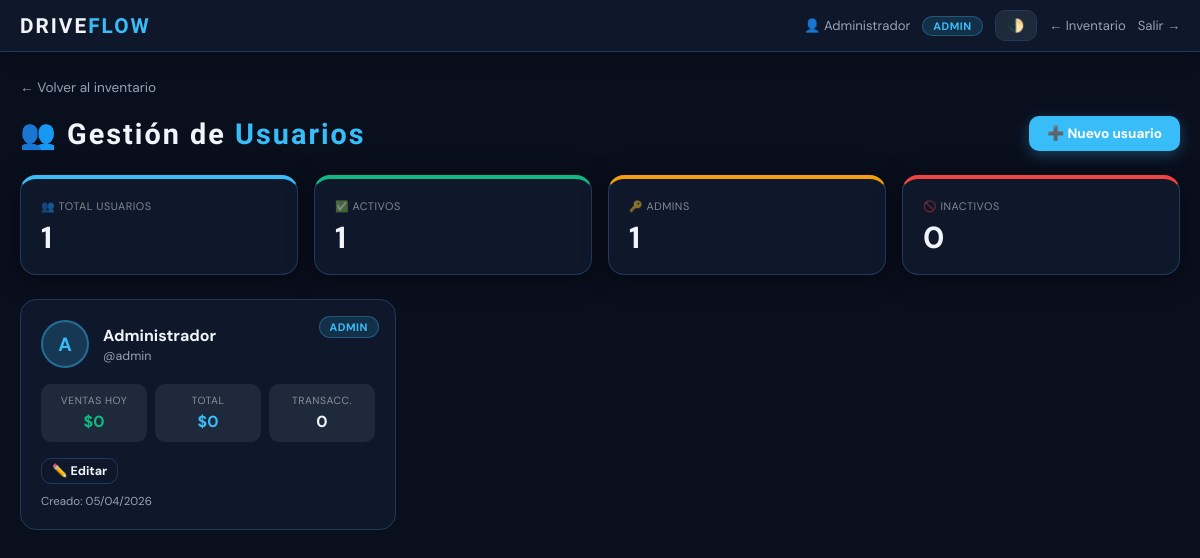
Page /usuarios (signed in) on the earlier database version.
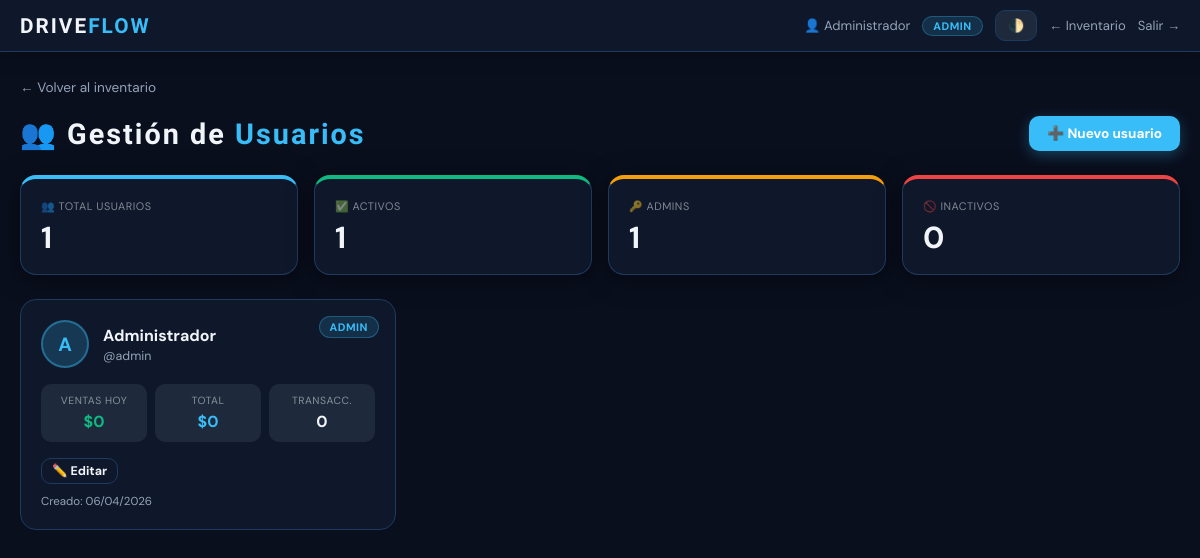
Same page on the later database version.
### models.py (models this page shows, shortened)
class Usuario(db.Model):
    __tablename__ = 'usuario'
    id            = db.Column(db.Integer, primary_key=True)
    username      = db.Column(db.String(50), nullable=False, unique=True)
    password_hash = db.Column(db.String(256), nullable=False)
    nombre        = db.Column(db.String(100), default='')
    rol           = db.Column(db.String(20), default='vendedor')  # admin|supervisor|cajero|vendedor
    activo        = db.Column(db.Boolean, default=True)
    creado_en     = db.Column(db.DateTime, default=datetime.utcnow)
    ventas        = db.relationship('Venta', backref='usuario', lazy=True, foreign_keys='Venta.usuario_id')

### routes/usuarios.py (the view)
@usuarios_bp.route('/usuarios')
@admin_required
def lista():
    usuarios = Usuario.query.order_by(Usuario.creado_en.desc()).all()
    hoy = datetime.utcnow().date()
    stats = {}
    for u in usuarios:
        ventas_hoy   = Venta.query.filter(Venta.usuario_id == u.id, func.date(Venta.fecha) == hoy).all()
        total_hoy    = sum(v.total_venta for v in ventas_hoy)
        total_global = db.session.query(func.sum(Venta.total_venta)).filter(Venta.usuario_id == u.id).scalar() or 0
        total_ventas = Venta.query.filter(Venta.usuario_id == u.id).count()
        stats[u.id] = {'hoy': total_hoy, 'global': total_global, 'cant': total_ventas}
    return render_template('usuarios.html', usuarios=usuarios, stats=stats)

### routes/usuarios.py (called while the page is built)
def admin_required(f):
    from functools import wraps
    @wraps(f)
    def wrap(*a, **kw):
        if session.get('user_rol') != 'admin':
            flash('⛔ Solo administradores pueden acceder.', 'danger')
            return redirect(url_for('inventario.inicio'))
        return f(*a, **kw)
    return wrap

### templates/usuarios.html (shortened to what this page needs)
<!DOCTYPE html>
<html lang="es">
<head>
    <link rel="stylesheet" href="{{ url_for('static', filename='css/main.css') }}">
</head>
<body>
<nav class="topbar">
    <div class="topbar-left">
        <span class="logo-sm">DRIVE<span>FLOW</span></span>
    </div>
    <div class="topbar-right">
        <span class="user-info">👤 {{ session.get('user_nombre') }}</span>
        <span class="rol-badge rol-admin">ADMIN</span>
        <button class="theme-btn" onclick="toggleTheme()">🌓</button>
        <a href="/" class="btn-logout">← Inventario</a>
        <a href="/logout" class="btn-logout">Salir →</a>
    </div>
</nav>
<div class="container">
    <a href="/" class="back-link">← Volver al inventario</a>
    <div class="page-header">
        <div class="page-title">👥 Gestión de <span>Usuarios</span></div>
        <button onclick="document.getElementById('modalCrear').classList.add('open')" class="btn btn-primary">
            ➕ Nuevo usuario
        </button>
    </div>
    <div class="kpis" style="margin-bottom:24px">
        <div class="kpi kpi-blue">
            <small>👥 TOTAL USUARIOS</small>
            <strong>{{ usuarios|length }}</strong>
        </div>
        <div class="kpi kpi-green">
            <small>✅ ACTIVOS</small>
            <strong>{{ usuarios|selectattr('activo')|list|length }}</strong>
        </div>
        <div class="kpi kpi-yellow">
            <small>🔑 ADMINS</small>
            <strong>{{ usuarios|selectattr('rol','eq','admin')|list|length }}</strong>
        </div>
        <div class="kpi kpi-red">
            <small>🚫 INACTIVOS</small>
            <strong>{{ usuarios|rejectattr('activo')|list|length }}</strong>
        </div>
    </div>
    <div class="users-grid">
        {% for u in usuarios %}
        <div class="user-card {{ 'inactivo' if not u.activo }}">
            <span class="rol-pill {{ u.rol }}">{{ u.rol.upper() }}</span>
            <div class="user-card__top">
                <div class="avatar {{ u.rol }}">{{ u.nombre[0].upper() if u.nombre else u.username[0].upper() }}</div>
                <div>
                    <div class="user-name">{{ u.nombre or u.username }}</div>
                    <div class="user-username">@{{ u.username }}</div>
                </div>
            </div>
            <div class="user-stats">
                <div class="ustat">
                    <small>Ventas hoy</small>
                    <strong style="color:var(--success)">${{ "{:,.0f}".format(stats[u.id]['hoy']) }}</strong>
                </div>
                <div class="ustat">
                    <small>Total</small>
                    <strong style="color:var(--primary)">${{ "{:,.0f}".format(stats[u.id]['global']) }}</strong>
                </div>
                <div class="ustat">
                    <small>Transacc.</small>
                    <strong>{{ stats[u.id]['cant'] }}</strong>
                </div>
            </div>
            <div class="user-actions">
                <button class="btn btn-outline btn-sm" onclick="abrirEditar(
                    '{{ u.id }}','{{ u.username }}','{{ u.nombre }}','{{ u.rol }}','{{ 1 if u.activo else 0 }}'
                )">✏️ Editar</button>
            </div>
            <div style="margin-top:10px;font-size:.72em;color:var(--muted)">
                Creado: {{ u.creado_en.strftime('%d/%m/%Y') }}
            </div>
        </div>
        {% endfor %}
    </div>
</div>
</body>
</html>

### static/css/main.css (style rules this page uses)
:root { --bg:#0a0f1e;--panel:#0f172a;--panel2:#1e293b; --text:#f1f5f9;--muted:#94a3b8;--border:#1e3a5f; --primary:#38bdf8;--success:#10b981;--danger:#ef4444;--warning:#f59e0b; --r:14px;--sh:0 4px 24px rgba(0,0,0,.5);--t:.25s ease; }
*,*::before,*::after { box-sizing:border-box;margin:0 }
body { background:var(--bg);color:var(--text);font-family:'DM Sans',sans-serif;transition:background var(--t),color var(--t);min-height:100vh;padding-bottom:80px }
.topbar { display:flex;justify-content:space-between;align-items:center;padding:10px 20px;background:var(--panel);border-bottom:1px solid var(--border);position:sticky;top:0;z-index:80;box-shadow:0 2px 20px rgba(0,0,0,.3) }
.topbar-left .logo-sm { font-family:'Rajdhani',sans-serif;font-size:1.3em;font-weight:700;letter-spacing:2px }
.topbar-left .logo-sm span { color:var(--primary) }
.topbar-right { display:flex;align-items:center;gap:12px;flex-wrap:wrap }
.user-info { font-size:.82em;color:var(--muted) }
.rol-badge { font-size:.68em;font-weight:700;padding:2px 10px;border-radius:20px;letter-spacing:.5px }
.rol-admin { background:rgba(56,189,248,.15);color:var(--primary);border:1px solid rgba(56,189,248,.3) }
.theme-btn { background:var(--panel2);border:1px solid var(--border);color:var(--text);padding:6px 12px;border-radius:10px;cursor:pointer;font-size:.82em;font-weight:600;font-family:inherit;transition:var(--t) }
.btn-logout { font-size:.82em;color:var(--muted);text-decoration:none;transition:color var(--t) }
.container { max-width:1200px;margin:auto;padding:24px 20px }
.kpis { display:grid;grid-template-columns:repeat(auto-fit,minmax(210px,1fr));gap:16px;margin-bottom:22px }
.kpi { background:var(--panel);padding:20px;border-radius:16px;border:1px solid var(--border);border-top:4px solid var(--primary);box-shadow:var(--sh);transition:transform .3s cubic-bezier(.175,.885,.32,1.275),box-shadow .3s;cursor:default }
.kpi small { display:block;font-size:.68em;opacity:.5;margin-bottom:8px;letter-spacing:.5px;text-transform:uppercase }
.kpi strong { display:block;font-size:1.9em;font-weight:700;line-height:1.1 }
.kpi-blue { border-top-color:var(--primary) }
.kpi-green { border-top-color:var(--success) }
.kpi-yellow { border-top-color:var(--warning) }
.kpi-red { border-top-color:var(--danger) }
.btn { display:inline-flex;align-items:center;justify-content:center;gap:5px;padding:9px 18px;border-radius:10px;border:none;cursor:pointer;font-weight:700;font-size:.85em;text-decoration:none;white-space:nowrap;font-family:inherit;transition:transform var(--t),filter var(--t),box-shadow var(--t) }
.btn-primary { background:var(--primary);color:#fff;box-shadow:0 4px 14px rgba(56,189,248,.3) }
.btn-outline { background:transparent;border:1px solid var(--border);color:var(--text) }
.btn-sm { padding:4px 10px;font-size:.78em }

Differences in the rows shown:
changed Usuario "Administrador": creado_en "05/04/2026" → "06/04/2026"
